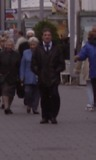
%> input picture images/pos/img00066.jpg, 96 x 160 px; its folder holds only this picture in this run
$ octave histequil_main.m   (GNU Octave 9; MATLAB toolbox functions it lacks are replaced by stand-ins)
%> lines starting %> are read from the running program, lines starting %| are printed output that depends on the picture
### code/pre_processing/contrast_enhancement/histogram_equalisation/contrast_HE_LUT.m
function Lut = contrast_HE_LUT(Iin)

%Create look-up table of zeros
Lut = zeros(1,256);

%Get histogram of input image
hist_Iin = histogram(Iin);
%Set number of bins to 256
hist_Iin.NumBins = 256;
%hist.BinLimits = [0, 256];

%Get values from histogram
hist_vals = hist_Iin.Values;
%Get cumulative sum of histogram values
CH = cumsum(double(hist_vals));

%Get total number of image pixels
[rowSize,colSize] = size(Iin);
total_pix = rowSize * colSize;

%Calculate new histogram values using transfer function and populate LUT
for i = 1:256
    Lut(i) = max(0, (256*(CH(i)/(total_pix)) -1));

end

%Convert LUT into uint8
Lut = uint8(Lut);

end

### code/pre_processing/contrast_enhancement/histogram_equalisation/enhanceContrastHE.m
function Iout = enhanceContrastHE(Iin)

% convert input image from vector into uint8 image
Iin = vec2mat(uint8(Iin),96);

%Call histogram equalisation look-up table function
Lut = contrast_HE_LUT(Iin);

%Convert input image to grayscale
if (length(size(Iin)) == 3)
    Iin = rgb2gray(Iin);
end

%Output eqalised image
Iout = intlut(Iin, Lut);

% convert input image back into vector
Iout = reshape(Iout,1,160*96);

end

### code/pre_processing/contrast_enhancement/histogram_equalisation/histequil_main.m
%Main script for calling histogram equilisation function on all images

clear all
close all

%importing positive images from images/pos directory
addpath('..\..\..\helper_functions');
img_folder = dir('..\..\..\..\images\pos\*.jpg');

numFiles = length(img_folder);
image_size = 160*96;
histeq_mat = zeros(numFiles,(image_size));

% for each image file, read image, call histogram equilisation function,
% reshape image so that each row has image pixels from one image,
% add reshaped array into row in HE matrix

for k=1:numFiles

    file_name = img_folder(k).name;
    image = imread(file_name);
%> image is the input picture: size 160x96x3 uint8; mean R, G, B 74, 63.5, 70.2
    image = rgb2gray(image);
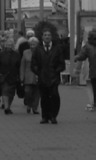
%> image: size 160x96 uint8; min 7, max 177, mean 67.4
    enhanced_image = enhanceContrastHE(image);
%> in contrast_HE_LUT, `hist_Iin.NumBins = 256;`:
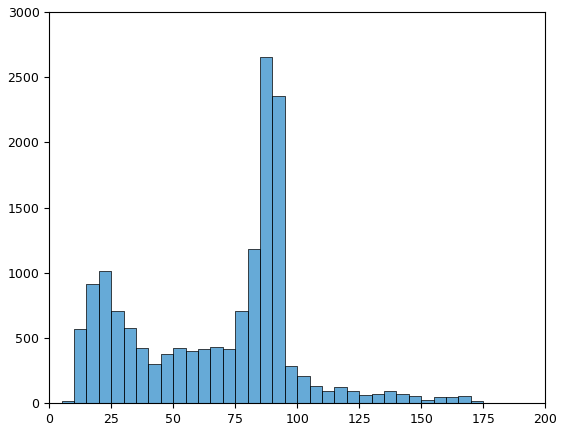
%> figure redrawn from the program's plot data; tallest bar 2656 high, from x = 85 to 90
%> in contrast_HE_LUT, `hist_vals = hist_Iin.Values;`: hist_vals = 35 values, max 2656 at index 17, min 4 at index 35, mean 438.9
%> in contrast_HE_LUT, `CH = cumsum(double(hist_vals));`: CH = 35 values from 14 to 15360
%> the run ends on the next line

$ run again, on images/pos/img00169.jpg
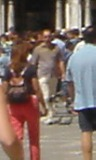
%> input picture images/pos/img00169.jpg, 96 x 160 px
%> image is the input picture: size 160x96x3 uint8; mean R, G, B 126.3, 107.6, 99.1
%> `image = rgb2gray(image);`:
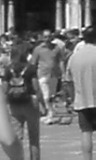
%> image: size 160x96 uint8; min 15, max 254, mean 112.2
%> in contrast_HE_LUT, `hist_Iin.NumBins = 256;`:
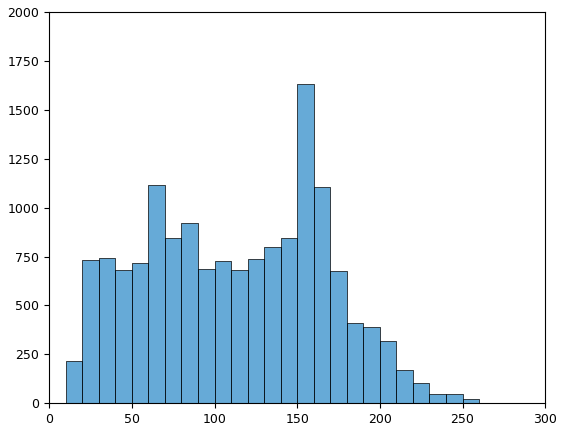
%> figure redrawn from the program's plot data; tallest bar 1633 high, from x = 150 to 160
%> hist_vals = 25 values, max 1633 at index 15, min 19 at index 25, mean 614.4
%> CH = 25 values from 218 to 15360

$ run again, on images/pos/img00211.jpg
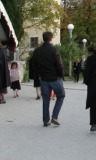
%> input picture images/pos/img00211.jpg, 96 x 160 px
%> image is the input picture: size 160x96x3 uint8; mean R, G, B 107, 108, 99.8
%> `image = rgb2gray(image);`:
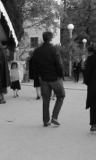
%> image: size 160x96 uint8; min 1, max 254, mean 106.8
%> in contrast_HE_LUT, `hist_Iin.NumBins = 256;`:
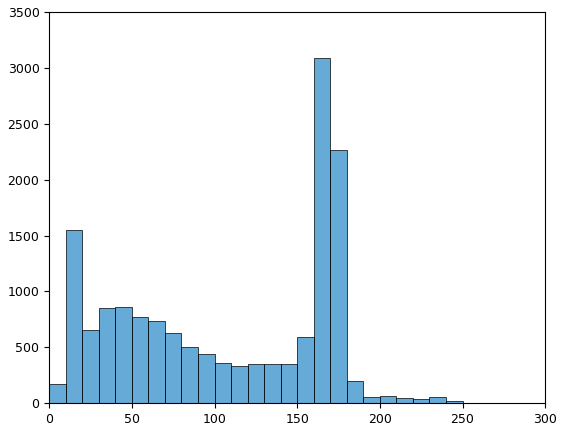
%> figure redrawn from the program's plot data; tallest bar 3092 high, from x = 160 to 170
%> hist_vals = 26 values, max 3092 at index 17, min 3 at index 26, mean 590.8
%> CH = 26 values from 175 to 15360

$ run again, on images/pos/img00250.jpg
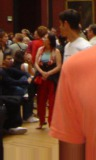
%> input picture images/pos/img00250.jpg, 96 x 160 px
%> image is the input picture: size 160x96x3 uint8; mean R, G, B 115, 63.2, 41.5
%> `image = rgb2gray(image);`:
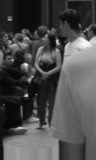
%> image: size 160x96 uint8; min 5, max 250, mean 76.2
%> in contrast_HE_LUT, `hist_Iin.NumBins = 256;`:
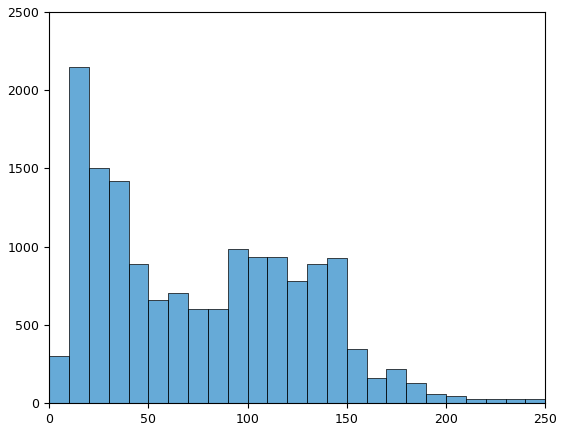
%> figure redrawn from the program's plot data; tallest bar 2148 high, from x = 10 to 20
%> hist_vals = 25 values, max 2148 at index 2, min 24 at index 24, mean 614.4
%> CH = 25 values from 304 to 15360

$ run again, on images/pos/img00074.jpg
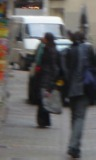
%> input picture images/pos/img00074.jpg, 96 x 160 px
%> image is the input picture: size 160x96x3 uint8; mean R, G, B 98.3, 97.2, 96.8
%> `image = rgb2gray(image);`:
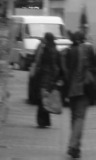
%> image: size 160x96 uint8; min 13, max 253, mean 97.5
%> in contrast_HE_LUT, `hist_Iin.NumBins = 256;`:
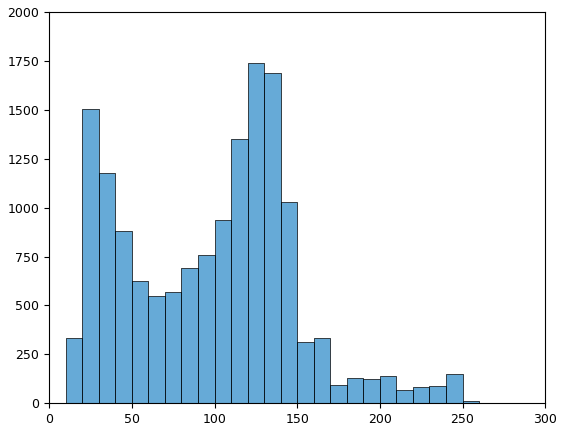
%> figure redrawn from the program's plot data; tallest bar 1738 high, from x = 120 to 130
%> hist_vals = 25 values, max 1738 at index 12, min 10 at index 25, mean 614.4
%> CH = 25 values from 333 to 15360
